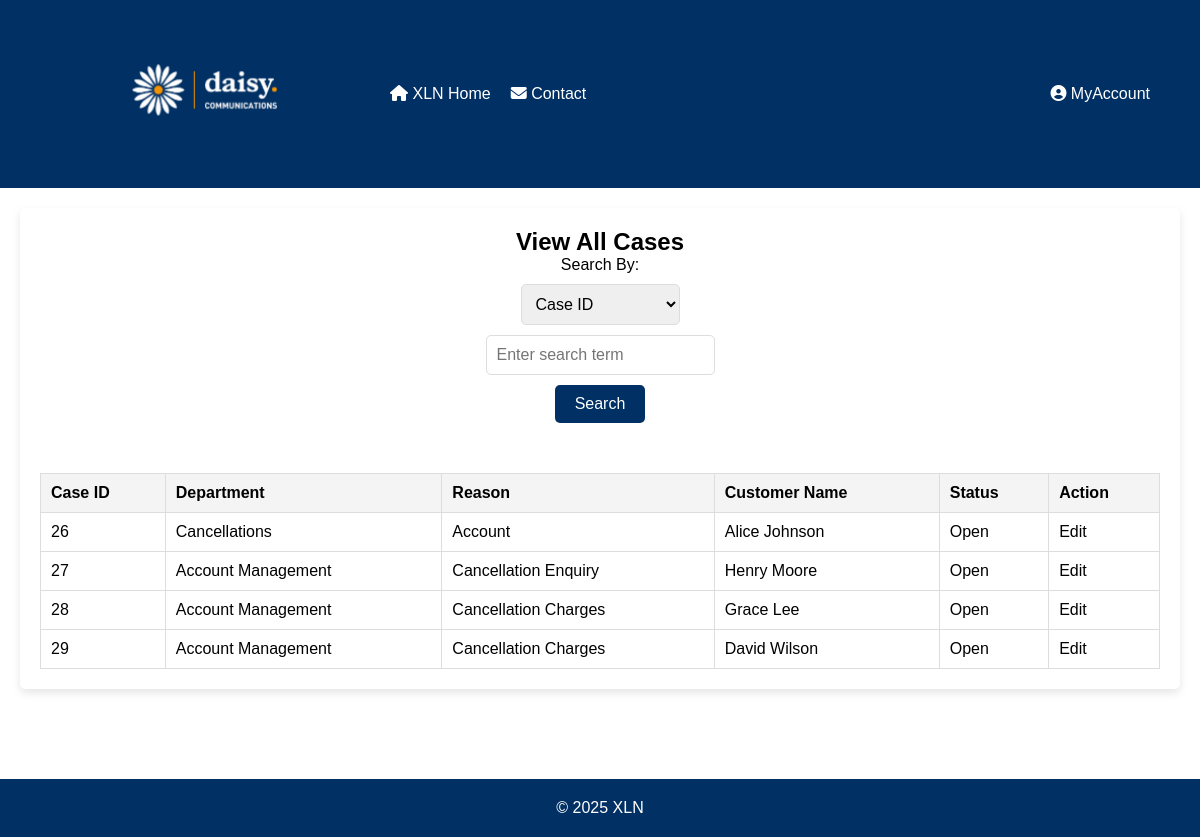
/php/ViewAllCases.php, run on the app's committed database.
### tables this page shows
CREATE TABLE "cases" (
	"caseID"	INTEGER,
	"userID"	INT NOT NULL,
	"reasonID"	INT NOT NULL,
	"description"	TEXT NOT NULL,
	"status"	INT NOT NULL CHECK("status" IN (0, 1)),
	"created"	TEXT CHECK("created" GLOB '????-??-?? ??:??:??'),
	"closed"	TEXT CHECK(("status" = 1 AND "closed" IS NULL) OR ("status" = 0 AND "closed" GLOB '????-??-?? ??:??:??')),
	"customerID"	INTEGER,
	PRIMARY KEY("caseID" AUTOINCREMENT),
	FOREIGN KEY("customerID") REFERENCES "customers"("customerID") ON UPDATE CASCADE ON DELETE CASCADE,
	FOREIGN KEY("reasonID") REFERENCES "reasons"("reasonID") ON UPDATE CASCADE ON DELETE CASCADE,
	FOREIGN KEY("userID") REFERENCES "users"("userID") ON UPDATE CASCADE ON DELETE CASCADE
);

CREATE TABLE departments (
departmentID INTEGER PRIMARY KEY AUTOINCREMENT,
deptName TEXT NOT NULL
);

CREATE TABLE "reasons" (
    reasonID SERIAL PRIMARY KEY,
    reason TEXT UNIQUE NOT NULL
);

CREATE TABLE "customers" (
	"customerID"	INTEGER,
	"name"	TEXT NOT NULL,
	"email"	TEXT NOT NULL CHECK("email" LIKE '%_@_%._%'),
	PRIMARY KEY("customerID" AUTOINCREMENT)
);

### php/ViewAllCases.php (the view, shortened to what this page needs)
<!DOCTYPE html>
<html lang="en">
<?php
function getCases($searchBy = '', $searchTerm = '', $page = 1, $casesPerPage = 10, $sortBy = '', $sortOrder = 'ASC') {
    $db = new SQLite3('../data/XLN_new_DBA.db');
    $sql = "SELECT c.*,
               d.deptName AS department_name,
               r.reason AS reason_name,
               cu.name AS customer_name,
               u.fname || ' ' || u.lname AS user_name,
               CASE WHEN c.status = 1 THEN 'Open' ELSE 'Closed' END AS status_text
            FROM cases c
            LEFT JOIN reasons r ON c.reasonID = r.reasonID
            LEFT JOIN department_reasons dr ON dr.reasonID = r.reasonID
            LEFT JOIN departments d ON dr.departmentID = d.departmentID
            LEFT JOIN customers cu ON c.customerID = cu.customerID
            LEFT JOIN users u ON c.userID = u.userID";
    $whereClause = '';
    $orderBy = '';
    $countSql = "SELECT COUNT(*) as total FROM ($sql $whereClause)";
    $countStmt = $db->prepare($countSql);
    $countResult = $countStmt->execute();
    $totalCases = $countResult->fetchArray(SQLITE3_ASSOC)['total'];
    $totalPages = ceil($totalCases / $casesPerPage);
    $page = max(1, min($page, $totalPages));
    $offset = ($page - 1) * $casesPerPage;
    $sql = $sql . $whereClause . $orderBy . " LIMIT :limit OFFSET :offset";
    $stmt = $db->prepare($sql);
    $stmt->bindValue(':limit', $casesPerPage, SQLITE3_INTEGER);
    $stmt->bindValue(':offset', $offset, SQLITE3_INTEGER);
    $result = $stmt->execute();
    $arrayResult = [];
    while ($row = $result->fetchArray(SQLITE3_ASSOC)) {
        $arrayResult[] = $row;
    }
    return [
        'cases' => $arrayResult,
        'totalCases' => $totalCases,
        'totalPages' => $totalPages,
        'currentPage' => $page
    ];
}
$searchBy = isset($_GET['searchBy']) ? $_GET['searchBy'] : '';
$searchTerm = isset($_GET['searchTerm']) ? $_GET['searchTerm'] : '';
$page = isset($_GET['page']) ? (int)$_GET['page'] : 1;
$sortBy = isset($_GET['sortBy']) ? $_GET['sortBy'] : '';
$sortOrder = isset($_GET['sortOrder']) ? $_GET['sortOrder'] : 'ASC';
$result = getCases($searchBy, $searchTerm, $page, 10, $sortBy, $sortOrder);
$cases = $result['cases'];
?>
<head>
    <link rel="stylesheet" href="../css/ViewAllCases.css">
</head>
<body>
<header>
        <a href="Homepage.php"><img class="logo" src="../xlnLogo.png" alt="XLN Logo"></a>
        <nav>
            <ul class="left-menu">
                <li><a href="Homepage.php"><i class="fa-solid fa-house"></i> XLN Home</a></li>
                <li><a href="../html/Contact.html"><i class="fa-solid fa-envelope"></i> Contact</a></li>
            </ul>
            <ul class="right-menu">
                <li class="dropdown">
                    <a href="javascript:void(0)" class="dropbtn"><i class="fa-solid fa-circle-user"></i> MyAccount</a>
                </li>
            </ul>
        </nav>
    </header>
    <main>
        <h2>View All Cases</h2>
        <form method="GET" action="">
        <label for="searchBy">Search By:</label>
        <select name="searchBy" id="searchBy">
            <option value="caseID" <?php echo ($searchBy == 'caseID') ? 'selected' : ''; ?>>Case ID</option>
        </select>
    <input type="text" name="searchTerm" value="<?php echo htmlspecialchars($searchTerm); ?>" placeholder="Enter search term">
    <button type="submit">Search</button>
</form>
<table id="casesTable">
        <thead>
            <tr>
                <th><a href="?searchBy=<?php echo urlencode($searchBy); ?>&searchTerm=<?php echo urlencode($searchTerm); ?>&sortBy=caseID&sortOrder=<?php echo ($sortBy == 'caseID' && $sortOrder == 'ASC') ? 'DESC' : 'ASC'; ?>">Case ID </a></th>
                <th><a href="?searchBy=<?php echo urlencode($searchBy); ?>&searchTerm=<?php echo urlencode($searchTerm); ?>&sortBy=department_name&sortOrder=<?php echo ($sortBy == 'department_name' && $sortOrder == 'ASC') ? 'DESC' : 'ASC'; ?>">Department </a></th>
                <th><a href="?searchBy=<?php echo urlencode($searchBy); ?>&searchTerm=<?php echo urlencode($searchTerm); ?>&sortBy=reason_name&sortOrder=<?php echo ($sortBy == 'reason_name' && $sortOrder == 'ASC') ? 'DESC' : 'ASC'; ?>">Reason </a></th>
                <th><a href="?searchBy=<?php echo urlencode($searchBy); ?>&searchTerm=<?php echo urlencode($searchTerm); ?>&sortBy=customer_name&sortOrder=<?php echo ($sortBy == 'customer_name' && $sortOrder == 'ASC') ? 'DESC' : 'ASC'; ?>">Customer Name </a></th>
                <th><a href="?searchBy=<?php echo urlencode($searchBy); ?>&searchTerm=<?php echo urlencode($searchTerm); ?>&sortBy=status_text&sortOrder=<?php echo ($sortBy == 'status_text' && $sortOrder == 'ASC') ? 'DESC' : 'ASC'; ?>">Status </a></th>
                <th>Action</th>
            </tr>
        </thead>
        <tbody>
        <?php foreach ($cases as $case) : ?>
            <tr>
                <td><?php echo $case['caseID']; ?></td>
                <td><?php echo $case['department_name']; ?></td>
                <td><?php echo $case['reason_name']; ?></td>
                <td><?php echo $case['customer_name']; ?></td>
                <td><?php echo $case['status_text']; ?></td>
                <td>
                    <?php if ($case['status'] == 1) : ?>
                        <a href="EditCase.php?uid=<?php echo $case['caseID']; ?>">Edit</a>
                    <?php else : ?>
                        <a href="ViewCase.php?uid=<?php echo $case['caseID']; ?>">View</a>
                    <?php endif; ?>
                </td>
            </tr>
        <?php endforeach; ?>
        </tbody>
    </table>
    </main>
    <footer>
        <p>&copy; <span id="year"></span> XLN</p>
    </footer>
</body>
</html>

### css/ViewAllCases.css (style rules this page uses)
* { margin: 0; padding: 0; box-sizing: border-box; font-family: Arial, Helvetica, sans-serif; text-decoration: none; }
header { background-color: #003064; color: white; display: flex; align-items: center; padding: 50px; }
img.logo { width: 300px; margin-right: 20px; }
nav { display: flex; justify-content: space-between; width: 100%; }
nav ul.left-menu { flex-grow: 1; }
nav ul.right-menu { justify-content: flex-end; }
.dropdown { position: relative; display: inline-block; }
nav ul { list-style: none; display: flex; align-items: center; margin: 0; padding: 0; }
nav ul li { margin-left: 20px; }
nav ul li a { color: white; text-decoration: none; }
html, body { height: 100%; margin: 0; display: flex; flex-direction: column; }
main { flex-grow: 1; background-color: #ffffff; padding: 20px; margin: 20px; margin-bottom: 90px; border-radius: 5px; display: flex; flex-direction: column; align-items: center; box-shadow: 0 4px 8px rgba(0, 0, 0, 0.1); text-decoration: none; }
form { display: flex; flex-direction: column; align-items: center; margin-bottom: 20px; }
a { text-decoration: none; color: inherit; }
form label, form select, form input, form button { margin-bottom: 10px; }
form input, form select { padding: 10px; border: 1px solid #ddd; border-radius: 5px; font-size: 16px; outline: none; }
form button { background-color: #003064; color: white; padding: 10px 20px; font-size: 16px; border: none; border-radius: 5px; cursor: pointer; }
table { width: 100%; border-collapse: collapse; margin-top: 20px; }
table, th, td { border: 1px solid #ddd; }
th, td { padding: 10px; text-align: left; }
th { background-color: #f4f4f4; }
footer { background-color: #003064; color: white; text-align: center; padding: 20px; bottom: 0; left: 0; right: 0; width: 100%; }

### data on the page
cases: caseID "26", departments.deptName "Cancellations", reasonID.reason "Account", customerID.name "Alice Johnson", status_text "Open"
cases: caseID "27", departments.deptName "Account Management", reasonID.reason "Cancellation Enquiry", customerID.name "Henry Moore", status_text "Open"
cases: caseID "28", departments.deptName "Account Management", reasonID.reason "Cancellation Charges", customerID.name "Grace Lee", status_text "Open"
cases: caseID "29", departments.deptName "Account Management", reasonID.reason "Cancellation Charges", customerID.name "David Wilson", status_text "Open"
